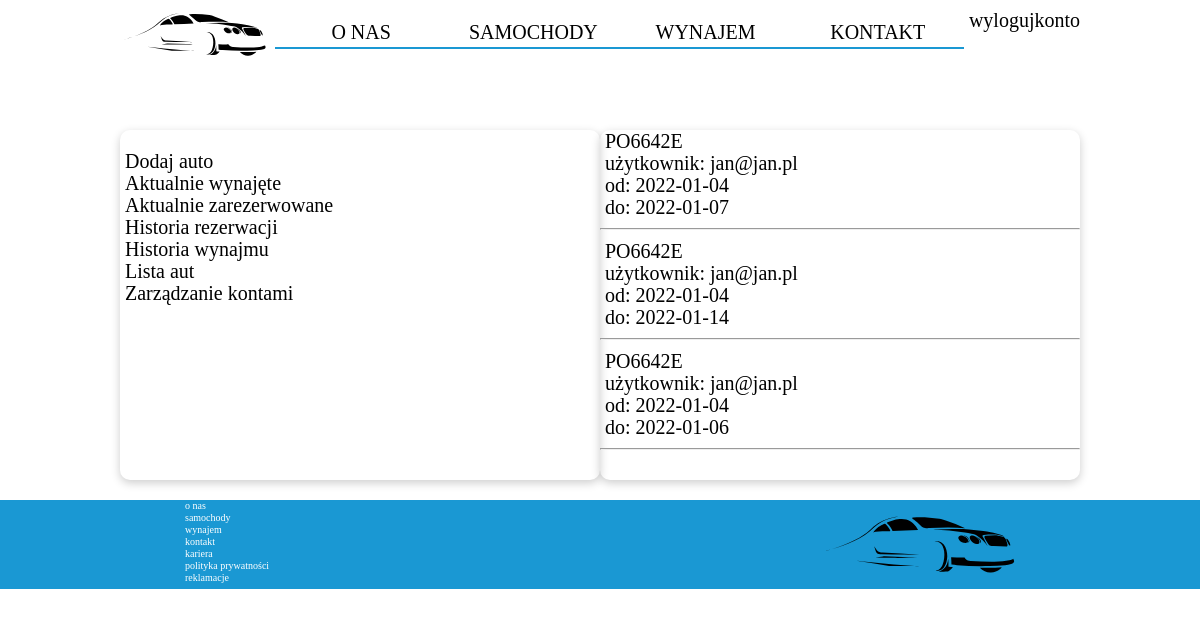
The app's page /index.php?action=settings&task=history_of_rent (signed in) with its own data.
### src/View.php (called while the page is built, shortened)
<?php
class View {
    public function render(string $page, array $cars, array $car, array $task): void
    {
        include_once("templates/layout.php");
    }
}

### src/Controller.php (called while the page is built, shortened)
<?php
require_once("src/View.php");
require_once("src/Database.php");
class Controller
{
    private static array $configuration = [];
    private Database $database;
    private array $request;
    private View $view;
    public static function initConfiguration(array $configuration): void
    {
        self::$configuration = $configuration;
    }
    public function __construct(array $request)
    {
        $this->database = new Database(self::$configuration['db']);
        $this->request = $request;
        $this->view = new View();
    }
    public function run(): void
    {
        $cars = [];
        $car = [];
        $task = [];
        switch ($this->actionGet()) {
            case 'settings':
                $page = 'settings';
                $task = $this->database->getTask($this->task());
            break;
        }
        $this->view->render($page, $cars, $car, $task);
    }
    private function actionGet(): string
    {
        $data = $this->getRequestGet();
        return $data['action'] ?? self::DEFAULT_ACTION;
    }
    private function task(): string
    {
        $data = $this->getRequestGet();
        return $data['task'] ?? '';
    }
    private function getRequestGet(): array
    {
        return $this->request['get'] ?? [];
    }
}

### index.php (called while the page is built, shortened)
<?php
require_once("src/Controller.php");
$request = [
    'get' => $_GET,
    'post' => $_POST
];
try {
    (new Controller($request))->run();
} catch (AppException $e) {
    echo "<h1>Wystąpił błąd w aplikacji</h1>";
    echo '<h2>'.$e->getMessage().'</h3>';
}
 catch (Throwable $e) {
    echo "<h1>Wystąpił błąd w aplikacji</h1>";
    echo $e;
}

### src/Database.php (called while the page is built, shortened)
<?php
class Database
{
    private PDO $conn;
    private function createConnection(array $config): void
    {
        $dsn = "mysql:dbname={$config['database']};host={$config['host']}";
        $this->conn = new PDO(
            $dsn,
            $config['user'],
            $config['password']
        );
    }
    public function getTask(string $task): array
    {
        $action = '';
        try {
            if($task === 'history_of_reservation' || $task === 'current_reservation') $action = "zarezerwowane";
            else if($task === 'history_of_rent' || $task === 'current_rent') $action = "wynajęte";
            if($task == 'history_of_reservation' || $task == 'history_of_rent')
            {
                $query = "SELECT * FROM `najmy/rezerwacje_stare` WHERE `rodzaj` = '$action'";
                $result = $this->conn->query($query);
                $task = $result->fetchAll(PDO::FETCH_ASSOC);
            }
            return $task;
        } catch (Throwable $e) {
            throw $e;
            throw new AppException('Błąd zapytania bazy danych');
        }
    }
}

### templates/settings.php (the view, shortened to what this page needs)
<main>
    <section class="cars">
    <div class="container">
        <?php
        if($_SESSION['user'] !== 'admin@admin.pl'){
            echo "
                <ul>
                    <li><a href='index.php?action=settings&task=userdata'>Zmień swoje dane</a></li>
                    <li><a href='index.php?action=settings&task=password'>zmień hasło</a></li>
                    <li><a href='index.php?action=settings&task=current'>Aktualne rezerwacje</a></li>
                    <li><a href='index.php?action=settings&task=userhistory'>Historia rezerwacji</a></li>
                    <li><a href='index.php?action=settings&task=deleteuser'>Usuń konto</a></li>
                </ul>
            ";
            switch ($_GET['task']) {
                case 'password':
                        $tasks = <<<TASK
                        <section class='settingsbox'>
                            <form method="POST" action="index.php?action=settings&task=password">
                                <input name="password" type="text" placeholder="Podaj hasło" required>
                                <input name="passwordre" type="text" placeholder="Powtórz hasło" required>
                                <input id="action" name="action"  type="submit" value="Zmień hasło">
                            </form>
                        </section>
                        TASK;
                        echo $tasks;
                    break;
                case 'userdata':
                    foreach ($task ?? [] as $data):
                        $tasks = <<<TASK
                        <section class='settingsbox'>
                            <form method="POST" action="index.php?action=settings&task=userdata">
                                <input id="imie" name="name" type="text" value="{$data['imie']}" required>
                                <input id="email" name="email" type="text" value="{$data['email']}" required>
                                <input id="action" name="action"  type="submit" value="Zmień dane">
                            </form>
                        </section>
                        TASK;
                        echo $tasks;
                    endforeach;
                    break;
                    case 'userhistory':
                        foreach ($task ?? [] as $data):
                            $tasks = <<<TASK
                            <section class='settingsbox'>
                                <ul>
                                    <li>Numer rejestracyjny auta: {$data['nr_rejestracyjny']}</li>
                                    <li>Wynajęty od: {$data['od']}</li>
                                    <li>Wynajęty do: {$data['do']}</li>
                                </ul>
                            </section>
                            TASK;
                            echo $tasks;
                        endforeach;
                        break;
                        case 'current':
                            foreach ($task ?? [] as $data):
                                $tasks = <<<TASK
                                <section class='settingsbox'>
                                    <ul>
                                        <li>Numer rejestracyjny auta: {$data['nr_rejestracyjny']}</li>
                                        <li>Wynajęty od: {$data['od']}</li>
                                        <li>Wynajęty do: {$data['do']}</li>
                                    </ul>
                                    <form class='form login_form' method='POST' action='index.php?action=settings&task=current'>
                                    <input name='nr_rejestracyjny'  type='text' value='{$data['nr_rejestracyjny']}' hidden>
                                    <input name='stan'  type='text' value='dostępny' hidden>
                                    <input name='action'  type='submit' value='Zakończ wynajem'>
                                </form>
                                </section>
                                TASK;
                                echo $tasks;
                            endforeach;
                            break;
                            case 'deleteuser':
                                    $tasks = <<<TASK
                                    <section class='settingsbox'>
                                        <form class='form login_form' method='POST' action='index.php?action=settings&task=current'>
                                        <input name='email'  type='text' value='{$_SESSION['user']}' hidden>
                                        <input name='action'  type='submit' value='Usuń użytkownika'>
                                    </form>
                                    </section>
                                    TASK;
                                    echo $tasks;
                                break;
            }
        } else {
            echo "
                <section class='settingsbox'>
                    <ul>
                        <li><a href='index.php?action=settings&task=addcar'>Dodaj auto</a></li>
                        <li><a href='index.php?action=settings&task=current_rent'>Aktualnie wynajęte</a></li>
                        <li><a href='index.php?action=settings&task=current_reservation'>Aktualnie zarezerwowane</a></li>
                        <li><a href='index.php?action=settings&task=history_of_reservation'>Historia rezerwacji</a></li>
                        <li><a href='index.php?action=settings&task=history_of_rent'>Historia wynajmu</a></li>
                        <li><a href='index.php?action=cars'>Lista aut</a></li>
                        <li><a href='index.php?action=settings&task=manage_accounts'>Zarządzanie kontami</a></li>
                    </ul>
                </section>
           ";
                if(!empty($_GET['task'])){
                switch ($_GET['task']) {
                    case 'history_of_reservation' or 'history_of_reservation':
                        echo '<div class="settingsbox">';
                        foreach ($task ?? [] as $data):
                            $tasks = <<<TASK
                            <ul>
                            <li>
                            <a href="index.php?action=car&car={$data['nr_rejestracyjny']}">{$data['nr_rejestracyjny']}</a>
                            </li>
                            <li>użytkownik: {$data['e-mail']}</li>
                            <li>od: {$data['od']}</li>
                            <li>do: {$data['do']}</li>
                            </ul>
                            <hr>
                            TASK;
                            echo $tasks;
                        endforeach;
                        echo "</div>";
                        break;
                    }
                }
        }
        ?>
    </div>
    </section>
</main>

### styles/style.css (style rules this page uses)
@media screen and (min-width: 1024px) { html { font-size: 20px; } }
@media screen and (min-width: 1024px) { .container { width: 80%; } }

### styles/mobile.css (style rules this page uses)
html { font-size: 12px; scroll-behavior: smooth; }
.container { margin: 0 auto; width: 90%; }
a { font-size: 1rem; text-decoration: none; color: black; }
ul { margin: 0 5px 5px 5px }
li { padding: 1px 0 1px 0; }
main { padding-top: 100px; }
section { padding: 20px 0 20px 0; }
.settingsbox { min-height: 40vh; padding-bottom: 10px; box-shadow: 0 3px 10px rgb(0 0 0 / 0.2); border-radius: 10px; margin-top: 10px; width: 50%; }

### styles/tablet.css (style rules this page uses)
@media screen and (min-width: 540px) { html { font-size: 16px; } }
@media screen and (min-width: 540px) { .cars .container, .rent .container { display: flex; flex-direction: row; justify-content: space-between; flex-wrap: wrap; } }

### records on screen
najmy/rezerwacje_stare: nr_rejestracyjny "PO6642E", value "jan@jan.pl", od "2022-01-04", do "2022-01-07"
najmy/rezerwacje_stare: nr_rejestracyjny "PO6642E", value "jan@jan.pl", od "2022-01-04", do "2022-01-14"
najmy/rezerwacje_stare: nr_rejestracyjny "PO6642E", value "jan@jan.pl", od "2022-01-04", do "2022-01-06"
